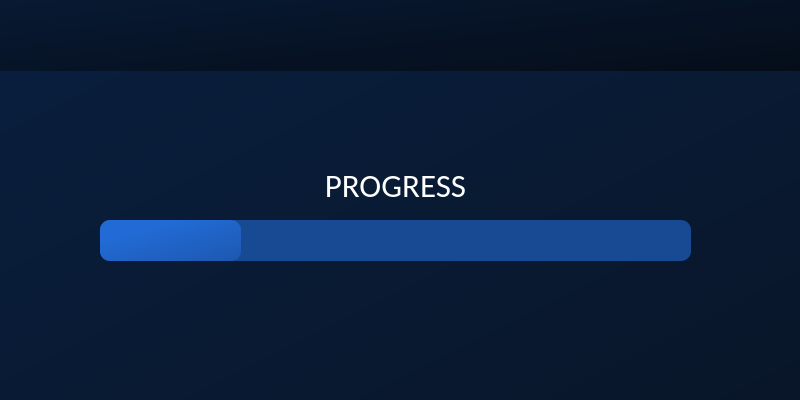
<?xml version="1.0" encoding="UTF-8"?>
<ui version="4.0">
 <class>MainWindow</class>
 <widget class="QMainWindow" name="MainWindow">
  <property name="enabled">
   <bool>true</bool>
  </property>
  <property name="geometry">
   <rect>
    <x>0</x>
    <y>0</y>
    <width>800</width>
    <height>400</height>
   </rect>
  </property>
  <property name="windowTitle">
   <string/>
  </property>
  <property name="autoFillBackground">
   <bool>false</bool>
  </property>
  <property name="styleSheet">
   <string notr="true">background-color:
qlineargradient(spread:pad, x1:1, y1:1, x2:0, y2:0, stop:0 rgba(9, 22, 41, 255), stop:1 rgba(9, 31, 63, 255))</string>
  </property>
  <property name="windowFilePath">
   <string/>
  </property>
  <property name="animated">
   <bool>true</bool>
  </property>
  <widget class="QWidget" name="centralwidget">
   <widget class="QWidget" name="widget" native="true">
    <property name="geometry">
     <rect>
      <x>-20</x>
      <y>-20</y>
      <width>821</width>
      <height>91</height>
     </rect>
    </property>
    <property name="styleSheet">
     <string notr="true">background-color:qlineargradient(spread:pad, x1:1, y1:1, x2:0, y2:0, stop:0 rgba(5, 13, 25, 255), stop:1 rgba(8, 27, 54, 255))

</string>
    </property>
    <widget class="QLabel" name="label">
     <property name="geometry">
      <rect>
       <x>390</x>
       <y>30</y>
       <width>51</width>
       <height>51</height>
      </rect>
     </property>
     <property name="layoutDirection">
      <enum>Qt::LeftToRight</enum>
     </property>
     <property name="styleSheet">
      <string notr="true">background-color:
rgba(255, 255, 255, 0)</string>
     </property>
     <property name="text">
      <string/>
     </property>
     <property name="pixmap">
      <pixmap>resources/gl3.png</pixmap>
     </property>
    </widget>
   </widget>
   <widget class="QProgressBar" name="progressBar">
    <property name="geometry">
     <rect>
      <x>100</x>
      <y>220</y>
      <width>591</width>
      <height>41</height>
     </rect>
    </property>
    <property name="styleSheet">
     <string notr="true">QProgressBar{
	background-color: rgb(24, 73, 147);
	border-radius: 10px;
	color: white;
}

QProgressBar::chunk{
	border-radius: 10px;
	background-color: qlineargradient(spread:pad, x1:1, y1:1, x2:0.276751, y2:0.233, stop:0 rgba(29, 88, 176, 255), stop:1 rgba(34, 107, 214, 255))
}</string>
    </property>
    <property name="value">
     <number>24</number>
    </property>
    <property name="textVisible">
     <bool>false</bool>
    </property>
   </widget>
   <widget class="QLabel" name="label_2">
    <property name="geometry">
     <rect>
      <x>210</x>
      <y>160</y>
      <width>371</width>
      <height>51</height>
     </rect>
    </property>
    <property name="font">
     <font>
      <family>Calibri</family>
      <pointsize>25</pointsize>
      <weight>50</weight>
      <italic>false</italic>
      <bold>false</bold>
      <underline>false</underline>
      <strikeout>false</strikeout>
      <kerning>true</kerning>
     </font>
    </property>
    <property name="focusPolicy">
     <enum>Qt::NoFocus</enum>
    </property>
    <property name="autoFillBackground">
     <bool>false</bool>
    </property>
    <property name="styleSheet">
     <string notr="true">background-color:
rgba(255, 255, 255, 0);
color:
white;</string>
    </property>
    <property name="text">
     <string>PROGRESS</string>
    </property>
    <property name="alignment">
     <set>Qt::AlignCenter</set>
    </property>
   </widget>
  </widget>
 </widget>
 <resources/>
 <connections/>
</ui>
